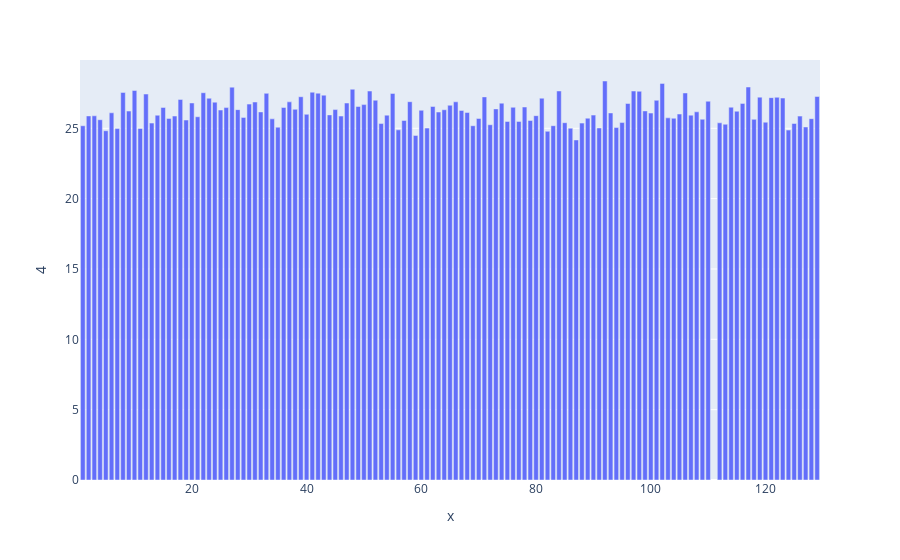

The code cell stored with this chart in its notebook:
### Code cell
import plotly.express as px

fig = px.bar(wide_df, x=wide_df.index, y=biomolecule_id)

fig.show()
